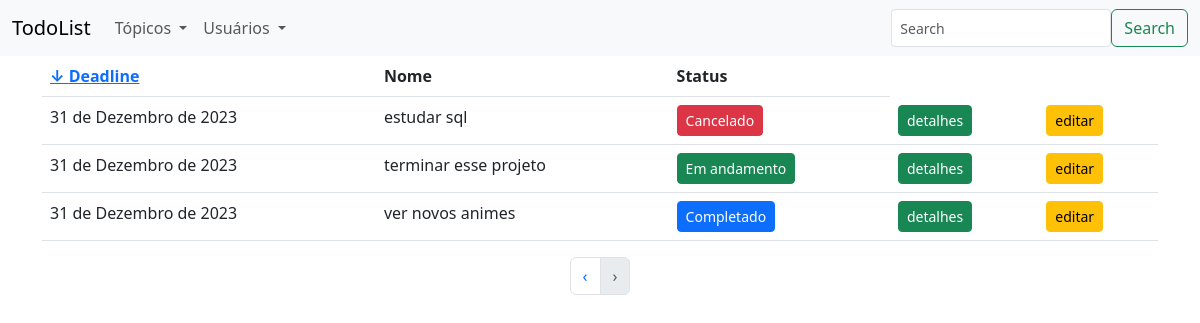
Screenshot of /todolist/topico/all/?asc=1&page=2 (signed in) with the database file from the repository.
### todolist/models.py (models this page shows, shortened)
class Topico(models.Model):
    name = models.CharField(max_length = 255)
    description = models.TextField()
    deadline = models.DateField(default = timezone.now)
    start = models.DateField(auto_now_add = True)
    updatedAt = models.DateField(auto_now = True)
    user = models.ForeignKey(User, on_delete = models.CASCADE)
    status_choices = [
        ("completed", "completed"),
        ("ongoing", "ongoing"),
        ("canceled", "canceled")
    ]
    status = models.CharField(choices=status_choices, default="ongoing", max_length=50)

### todolist/topicos_views.py (the view)
# urls.py: path('all/', topicos_views.all, name = 'topico.all'),
@login_required(login_url = '/todolist/login/')
@require_http_methods(['GET'])
def all(request):
    MAX_ITEMS_PER_PAGE = 8
    page = int(request.GET.get('page', 1))
    asc = int(request.GET.get('asc', 1))
    pk = request.user.pk
    order_by = '-deadline' if asc else 'deadline'
    URL_PREVIOUS_PARAMS = {
        'asc': asc,
        'page': page - 1
    }
    URL_PREVIOUS = f"{reverse('topico.all')}?{urlencode(URL_PREVIOUS_PARAMS)}" if page > 1 else None
    URL_NEXT_PARAMS = {
        'asc': asc,
        'page': page + 1
    }
    URL_NEXT = f"{reverse('topico.all')}?{urlencode(URL_NEXT_PARAMS)}"
    lo = (page - 1) * MAX_ITEMS_PER_PAGE
    hi = lo + MAX_ITEMS_PER_PAGE
    topicos = Topico.objects.filter(Q(user_id = pk) & Q(deadline__gte = date.today().__str__())).order_by(order_by)
    total_pages = topicos.count()
    URL_NEXT = URL_NEXT if hi < total_pages else None
    topicos = topicos[lo : hi]
    params = {
        'topicos': topicos,
        'active': True,
        'asc': asc,
        'URL_PREVIOUS': URL_PREVIOUS,
        'URL_NEXT': URL_NEXT
    }
    return render(request, 'topico/topicos.html', params)

### todolist/templates/topico/topicos.html (shortened to what this page needs)
{% extends "base.html" %}
{% load static %}
{% block 'main' %}
    <div class = "container">
        <table class = "table">
            <thead>
                <tr>
                    <th>
                        <a href = "{% url 'topico.all' %}?asc={% if asc == 0 %} 1 {% else %} 0 {% endif %}">
                        {% if asc == 0 %}
                        &uarr;
                        {% else %}
                        &darr;
                        {% endif %}
                        Deadline
                    </th>
                    <th>Nome</th>
                    <th>Status</th>
                </tr>
            </thead>
            <tbody>
                {% for topico in topicos %}
                    <tr>
                        <td>{{topico.deadline}}</td>
                        <td>{{topico.name}}</td>
                        {% if topico.status == 'completed' %}
                        <td><a href = "#" class = "btn btn-sm btn-primary">Completado</a></td>
                        {% elif topico.status == 'ongoing'%}
                        <td><a href = "#" class = "btn btn-sm btn-success">Em andamento</a></td>
                        {% else %}
                        <td><a href = "#" class = "btn btn-sm btn-danger">Cancelado</a></td>
                        {% endif %}
                        <td><a href = "{% url 'topico.details' topico.pk %}" class = "btn btn-sm btn-success">detalhes</a></td>
                        <td><a href = "{% url 'topico.edit' topico.pk %}" class = "btn btn-sm btn-warning">editar</a></td>
                    </tr>
                {% endfor %}
            </tbody>
        </table>
    </div>
    <nav>
        <ul class = "pagination justify-content-center">
            {% if URL_PREVIOUS %}
                <li class="page-item">
                    <a class="page-link" href="{{URL_PREVIOUS}}">&lsaquo;</a>
                </li>
            {% else %}
                <li class="page-item disabled">
                    <a class="page-link" href="#" tabindex="-1">&lsaquo;</a>
                </li>
            {% endif %}
            {% if URL_NEXT %}
                <li class="page-item">
                    <a class="page-link" href="{{URL_NEXT}}">&rsaquo;</a>
                </li>
            {% else %}
                <li class="page-item disabled">
                    <a class="page-link" href="#" tabindex="-1">&rsaquo;</a>
                </li>
            {% endif %}
        </ul>
    </nav>
{% endblock %}

### rows the page displays
Topico: deadline "31 de Dezembro de 2023", name "estudar sql", status "Cancelado"
Topico: deadline "31 de Dezembro de 2023", name "terminar esse projeto", status "Em andamento"
Topico: deadline "31 de Dezembro de 2023", name "ver novos animes", status "Completado"
